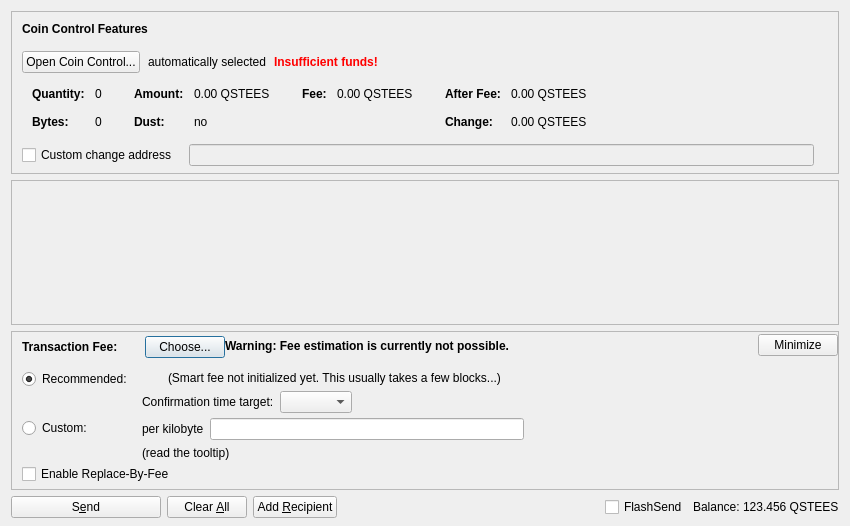
<?xml version="1.0" encoding="UTF-8"?>
<ui version="4.0">
 <class>SendCoinsDialog</class>
 <widget class="QDialog" name="SendCoinsDialog">
  <property name="geometry">
   <rect>
    <x>0</x>
    <y>0</y>
    <width>850</width>
    <height>526</height>
   </rect>
  </property>
  <property name="windowTitle">
   <string>Send Coins</string>
  </property>
  <layout class="QVBoxLayout" name="verticalLayout" stretch="0,1,0,0">
   <property name="bottomMargin">
    <number>8</number>
   </property>
   <item>
    <widget class="QFrame" name="frameCoinControl">
     <property name="sizePolicy">
      <sizepolicy hsizetype="Expanding" vsizetype="Expanding">
       <horstretch>0</horstretch>
       <verstretch>0</verstretch>
      </sizepolicy>
     </property>
     <property name="maximumSize">
      <size>
       <width>16777215</width>
       <height>16777215</height>
      </size>
     </property>
     <property name="frameShape">
      <enum>QFrame::StyledPanel</enum>
     </property>
     <property name="frameShadow">
      <enum>QFrame::Sunken</enum>
     </property>
     <layout class="QVBoxLayout" name="verticalLayoutCoinControl2">
      <property name="spacing">
       <number>0</number>
      </property>
      <property name="leftMargin">
       <number>0</number>
      </property>
      <property name="topMargin">
       <number>0</number>
      </property>
      <property name="rightMargin">
       <number>0</number>
      </property>
      <property name="bottomMargin">
       <number>6</number>
      </property>
      <item>
       <layout class="QVBoxLayout" name="verticalLayoutCoinControl" stretch="0,0,0,0,1">
        <property name="spacing">
         <number>0</number>
        </property>
        <property name="leftMargin">
         <number>10</number>
        </property>
        <property name="topMargin">
         <number>10</number>
        </property>
        <item>
         <layout class="QHBoxLayout" name="horizontalLayoutCoinControl1">
          <property name="bottomMargin">
           <number>15</number>
          </property>
          <item>
           <widget class="QLabel" name="labelCoinControlFeatures">
            <property name="sizePolicy">
             <sizepolicy hsizetype="Preferred" vsizetype="Maximum">
              <horstretch>0</horstretch>
              <verstretch>0</verstretch>
             </sizepolicy>
            </property>
            <property name="font">
             <font>
              <weight>75</weight>
              <bold>true</bold>
             </font>
            </property>
            <property name="styleSheet">
             <string notr="true">font-weight:bold;</string>
            </property>
            <property name="text">
             <string>Coin Control Features</string>
            </property>
           </widget>
          </item>
         </layout>
        </item>
        <item>
         <layout class="QHBoxLayout" name="horizontalLayoutCoinControl2" stretch="0,0,0,0">
          <property name="spacing">
           <number>8</number>
          </property>
          <property name="bottomMargin">
           <number>10</number>
          </property>
          <item>
           <widget class="QPushButton" name="pushButtonCoinControl">
            <property name="styleSheet">
             <string notr="true"/>
            </property>
            <property name="text">
             <string>Open Coin Control...</string>
            </property>
            <property name="autoDefault">
             <bool>false</bool>
            </property>
           </widget>
          </item>
          <item>
           <widget class="QLabel" name="labelCoinControlAutomaticallySelected">
            <property name="text">
             <string>automatically selected</string>
            </property>
            <property name="margin">
             <number>5</number>
            </property>
           </widget>
          </item>
          <item>
           <widget class="QLabel" name="labelCoinControlInsuffFunds">
            <property name="font">
             <font>
              <weight>75</weight>
              <bold>true</bold>
             </font>
            </property>
            <property name="styleSheet">
             <string notr="true">color:red;font-weight:bold;</string>
            </property>
            <property name="text">
             <string>Insufficient funds!</string>
            </property>
            <property name="margin">
             <number>5</number>
            </property>
           </widget>
          </item>
          <item>
           <spacer name="horizontalSpacerCoinControl">
            <property name="orientation">
             <enum>Qt::Horizontal</enum>
            </property>
            <property name="sizeHint" stdset="0">
             <size>
              <width>40</width>
              <height>1</height>
             </size>
            </property>
           </spacer>
          </item>
         </layout>
        </item>
        <item>
         <widget class="QWidget" name="widgetCoinControl" native="true">
          <property name="sizePolicy">
           <sizepolicy hsizetype="Preferred" vsizetype="Preferred">
            <horstretch>0</horstretch>
            <verstretch>0</verstretch>
           </sizepolicy>
          </property>
          <property name="minimumSize">
           <size>
            <width>0</width>
            <height>0</height>
           </size>
          </property>
          <property name="styleSheet">
           <string notr="true"/>
          </property>
          <layout class="QHBoxLayout" name="horizontalLayoutCoinControl5">
           <property name="leftMargin">
            <number>0</number>
           </property>
           <property name="topMargin">
            <number>0</number>
           </property>
           <property name="rightMargin">
            <number>0</number>
           </property>
           <property name="bottomMargin">
            <number>0</number>
           </property>
           <item>
            <layout class="QHBoxLayout" name="horizontalLayoutCoinControl3" stretch="0,0,0,1">
             <property name="spacing">
              <number>20</number>
             </property>
             <property name="topMargin">
              <number>0</number>
             </property>
             <property name="bottomMargin">
              <number>10</number>
             </property>
             <item>
              <layout class="QFormLayout" name="formLayoutCoinControl1">
               <property name="horizontalSpacing">
                <number>10</number>
               </property>
               <property name="verticalSpacing">
                <number>14</number>
               </property>
               <property name="leftMargin">
                <number>10</number>
               </property>
               <property name="topMargin">
                <number>4</number>
               </property>
               <property name="rightMargin">
                <number>6</number>
               </property>
               <item row="0" column="0">
                <widget class="QLabel" name="labelCoinControlQuantityText">
                 <property name="font">
                  <font>
                   <weight>75</weight>
                   <bold>true</bold>
                  </font>
                 </property>
                 <property name="text">
                  <string>Quantity:</string>
                 </property>
                 <property name="margin">
                  <number>0</number>
                 </property>
                </widget>
               </item>
               <item row="0" column="1">
                <widget class="QLabel" name="labelCoinControlQuantity">
                 <property name="cursor">
                  <cursorShape>IBeamCursor</cursorShape>
                 </property>
                 <property name="contextMenuPolicy">
                  <enum>Qt::ActionsContextMenu</enum>
                 </property>
                 <property name="text">
                  <string notr="true">0</string>
                 </property>
                 <property name="margin">
                  <number>0</number>
                 </property>
                 <property name="textInteractionFlags">
                  <set>Qt::LinksAccessibleByMouse|Qt::TextSelectableByKeyboard|Qt::TextSelectableByMouse</set>
                 </property>
                </widget>
               </item>
               <item row="1" column="0">
                <widget class="QLabel" name="labelCoinControlBytesText">
                 <property name="font">
                  <font>
                   <weight>75</weight>
                   <bold>true</bold>
                  </font>
                 </property>
                 <property name="text">
                  <string>Bytes:</string>
                 </property>
                </widget>
               </item>
               <item row="1" column="1">
                <widget class="QLabel" name="labelCoinControlBytes">
                 <property name="cursor">
                  <cursorShape>IBeamCursor</cursorShape>
                 </property>
                 <property name="contextMenuPolicy">
                  <enum>Qt::ActionsContextMenu</enum>
                 </property>
                 <property name="text">
                  <string notr="true">0</string>
                 </property>
                 <property name="textInteractionFlags">
                  <set>Qt::LinksAccessibleByMouse|Qt::TextSelectableByKeyboard|Qt::TextSelectableByMouse</set>
                 </property>
                </widget>
               </item>
              </layout>
             </item>
             <item>
              <layout class="QFormLayout" name="formLayoutCoinControl2">
               <property name="horizontalSpacing">
                <number>10</number>
               </property>
               <property name="verticalSpacing">
                <number>14</number>
               </property>
               <property name="leftMargin">
                <number>6</number>
               </property>
               <property name="topMargin">
                <number>4</number>
               </property>
               <property name="rightMargin">
                <number>6</number>
               </property>
               <item row="0" column="0">
                <widget class="QLabel" name="labelCoinControlAmountText">
                 <property name="font">
                  <font>
                   <weight>75</weight>
                   <bold>true</bold>
                  </font>
                 </property>
                 <property name="text">
                  <string>Amount:</string>
                 </property>
                 <property name="margin">
                  <number>0</number>
                 </property>
                </widget>
               </item>
               <item row="0" column="1">
                <widget class="QLabel" name="labelCoinControlAmount">
                 <property name="cursor">
                  <cursorShape>IBeamCursor</cursorShape>
                 </property>
                 <property name="contextMenuPolicy">
                  <enum>Qt::ActionsContextMenu</enum>
                 </property>
                 <property name="text">
                  <string notr="true">0.00 QSTEES</string>
                 </property>
                 <property name="textInteractionFlags">
                  <set>Qt::LinksAccessibleByMouse|Qt::TextSelectableByKeyboard|Qt::TextSelectableByMouse</set>
                 </property>
                </widget>
               </item>
               <item row="1" column="0">
                <widget class="QLabel" name="labelCoinControlLowOutputText">
                 <property name="font">
                  <font>
                   <weight>75</weight>
                   <bold>true</bold>
                  </font>
                 </property>
                 <property name="text">
                  <string>Dust:</string>
                 </property>
                </widget>
               </item>
               <item row="1" column="1">
                <widget class="QLabel" name="labelCoinControlLowOutput">
                 <property name="cursor">
                  <cursorShape>IBeamCursor</cursorShape>
                 </property>
                 <property name="contextMenuPolicy">
                  <enum>Qt::ActionsContextMenu</enum>
                 </property>
                 <property name="text">
                  <string notr="true">no</string>
                 </property>
                 <property name="textInteractionFlags">
                  <set>Qt::LinksAccessibleByMouse|Qt::TextSelectableByKeyboard|Qt::TextSelectableByMouse</set>
                 </property>
                </widget>
               </item>
              </layout>
             </item>
             <item>
              <layout class="QFormLayout" name="formLayoutCoinControl3">
               <property name="horizontalSpacing">
                <number>10</number>
               </property>
               <property name="verticalSpacing">
                <number>14</number>
               </property>
               <property name="leftMargin">
                <number>6</number>
               </property>
               <property name="topMargin">
                <number>4</number>
               </property>
               <property name="rightMargin">
                <number>6</number>
               </property>
               <item row="0" column="0">
                <widget class="QLabel" name="labelCoinControlFeeText">
                 <property name="font">
                  <font>
                   <weight>75</weight>
                   <bold>true</bold>
                  </font>
                 </property>
                 <property name="text">
                  <string>Fee:</string>
                 </property>
                 <property name="margin">
                  <number>0</number>
                 </property>
                </widget>
               </item>
               <item row="0" column="1">
                <widget class="QLabel" name="labelCoinControlFee">
                 <property name="cursor">
                  <cursorShape>IBeamCursor</cursorShape>
                 </property>
                 <property name="contextMenuPolicy">
                  <enum>Qt::ActionsContextMenu</enum>
                 </property>
                 <property name="text">
                  <string notr="true">0.00 QSTEES</string>
                 </property>
                 <property name="textInteractionFlags">
                  <set>Qt::LinksAccessibleByMouse|Qt::TextSelectableByKeyboard|Qt::TextSelectableByMouse</set>
                 </property>
                </widget>
               </item>
              </layout>
             </item>
             <item>
              <layout class="QFormLayout" name="formLayoutCoinControl4">
               <property name="horizontalSpacing">
                <number>10</number>
               </property>
               <property name="verticalSpacing">
                <number>14</number>
               </property>
               <property name="leftMargin">
                <number>6</number>
               </property>
               <property name="topMargin">
                <number>4</number>
               </property>
               <property name="rightMargin">
                <number>6</number>
               </property>
               <item row="0" column="0">
                <widget class="QLabel" name="labelCoinControlAfterFeeText">
                 <property name="font">
                  <font>
                   <weight>75</weight>
                   <bold>true</bold>
                  </font>
                 </property>
                 <property name="text">
                  <string>After Fee:</string>
                 </property>
                 <property name="margin">
                  <number>0</number>
                 </property>
                </widget>
               </item>
               <item row="0" column="1">
                <widget class="QLabel" name="labelCoinControlAfterFee">
                 <property name="cursor">
                  <cursorShape>IBeamCursor</cursorShape>
                 </property>
                 <property name="contextMenuPolicy">
                  <enum>Qt::ActionsContextMenu</enum>
                 </property>
                 <property name="text">
                  <string notr="true">0.00 QSTEES</string>
                 </property>
                 <property name="textInteractionFlags">
                  <set>Qt::LinksAccessibleByMouse|Qt::TextSelectableByKeyboard|Qt::TextSelectableByMouse</set>
                 </property>
                </widget>
               </item>
               <item row="1" column="0">
                <widget class="QLabel" name="labelCoinControlChangeText">
                 <property name="font">
                  <font>
                   <weight>75</weight>
                   <bold>true</bold>
                  </font>
                 </property>
                 <property name="text">
                  <string>Change:</string>
                 </property>
                </widget>
               </item>
               <item row="1" column="1">
                <widget class="QLabel" name="labelCoinControlChange">
                 <property name="cursor">
                  <cursorShape>IBeamCursor</cursorShape>
                 </property>
                 <property name="contextMenuPolicy">
                  <enum>Qt::ActionsContextMenu</enum>
                 </property>
                 <property name="text">
                  <string notr="true">0.00 QSTEES</string>
                 </property>
                 <property name="textInteractionFlags">
                  <set>Qt::LinksAccessibleByMouse|Qt::TextSelectableByKeyboard|Qt::TextSelectableByMouse</set>
                 </property>
                </widget>
               </item>
              </layout>
             </item>
            </layout>
           </item>
          </layout>
         </widget>
        </item>
        <item>
         <layout class="QHBoxLayout" name="horizontalLayoutCoinControl4" stretch="0,0,0">
          <property name="spacing">
           <number>12</number>
          </property>
          <property name="sizeConstraint">
           <enum>QLayout::SetDefaultConstraint</enum>
          </property>
          <property name="topMargin">
           <number>5</number>
          </property>
          <property name="rightMargin">
           <number>5</number>
          </property>
          <item>
           <widget class="QCheckBox" name="checkBoxCoinControlChange">
            <property name="toolTip">
             <string>If this is activated, but the change address is empty or invalid, change will be sent to a newly generated address.</string>
            </property>
            <property name="text">
             <string>Custom change address</string>
            </property>
           </widget>
          </item>
          <item>
           <widget class="QValidatedLineEdit" name="lineEditCoinControlChange">
            <property name="enabled">
             <bool>false</bool>
            </property>
            <property name="sizePolicy">
             <sizepolicy hsizetype="Expanding" vsizetype="Fixed">
              <horstretch>0</horstretch>
              <verstretch>0</verstretch>
             </sizepolicy>
            </property>
           </widget>
          </item>
          <item>
           <widget class="QLabel" name="labelCoinControlChangeLabel">
            <property name="sizePolicy">
             <sizepolicy hsizetype="Preferred" vsizetype="Expanding">
              <horstretch>0</horstretch>
              <verstretch>0</verstretch>
             </sizepolicy>
            </property>
            <property name="minimumSize">
             <size>
              <width>0</width>
              <height>0</height>
             </size>
            </property>
            <property name="text">
             <string/>
            </property>
            <property name="margin">
             <number>3</number>
            </property>
           </widget>
          </item>
         </layout>
        </item>
        <item>
         <spacer name="verticalSpacerCoinControl">
          <property name="orientation">
           <enum>Qt::Vertical</enum>
          </property>
          <property name="sizeHint" stdset="0">
           <size>
            <width>800</width>
            <height>1</height>
           </size>
          </property>
         </spacer>
        </item>
       </layout>
      </item>
     </layout>
    </widget>
   </item>
   <item>
    <widget class="QScrollArea" name="scrollArea">
     <property name="widgetResizable">
      <bool>true</bool>
     </property>
     <widget class="QWidget" name="scrollAreaWidgetContents">
      <property name="geometry">
       <rect>
        <x>0</x>
        <y>0</y>
        <width>830</width>
        <height>104</height>
       </rect>
      </property>
      <layout class="QVBoxLayout" name="verticalLayout_2" stretch="0,1">
       <property name="leftMargin">
        <number>0</number>
       </property>
       <property name="topMargin">
        <number>0</number>
       </property>
       <property name="rightMargin">
        <number>0</number>
       </property>
       <property name="bottomMargin">
        <number>0</number>
       </property>
       <item>
        <layout class="QVBoxLayout" name="entries">
         <property name="spacing">
          <number>6</number>
         </property>
        </layout>
       </item>
       <item>
        <spacer name="verticalSpacer">
         <property name="orientation">
          <enum>Qt::Vertical</enum>
         </property>
         <property name="sizeHint" stdset="0">
          <size>
           <width>20</width>
           <height>40</height>
          </size>
         </property>
        </spacer>
       </item>
      </layout>
     </widget>
    </widget>
   </item>
   <item>
    <widget class="QFrame" name="frameFee">
     <property name="sizePolicy">
      <sizepolicy hsizetype="Expanding" vsizetype="Expanding">
       <horstretch>0</horstretch>
       <verstretch>0</verstretch>
      </sizepolicy>
     </property>
     <property name="maximumSize">
      <size>
       <width>16777215</width>
       <height>16777215</height>
      </size>
     </property>
     <property name="frameShape">
      <enum>QFrame::StyledPanel</enum>
     </property>
     <property name="frameShadow">
      <enum>QFrame::Sunken</enum>
     </property>
     <layout class="QVBoxLayout" name="verticalLayoutFee1">
      <property name="spacing">
       <number>0</number>
      </property>
      <property name="leftMargin">
       <number>0</number>
      </property>
      <property name="topMargin">
       <number>0</number>
      </property>
      <property name="rightMargin">
       <number>0</number>
      </property>
      <property name="bottomMargin">
       <number>0</number>
      </property>
      <item>
       <layout class="QVBoxLayout" name="verticalLayoutFee2" stretch="0,0,0">
        <property name="spacing">
         <number>0</number>
        </property>
        <property name="leftMargin">
         <number>10</number>
        </property>
        <property name="topMargin">
         <number>0</number>
        </property>
        <item>
         <layout class="QHBoxLayout" name="horizontalLayoutFee1">
          <property name="bottomMargin">
           <number>0</number>
          </property>
          <item>
           <layout class="QVBoxLayout" name="verticalLayoutFee7">
            <property name="spacing">
             <number>0</number>
            </property>
            <item>
             <spacer name="verticalSpacerSmartFee">
              <property name="orientation">
               <enum>Qt::Vertical</enum>
              </property>
              <property name="sizeType">
               <enum>QSizePolicy::Fixed</enum>
              </property>
              <property name="sizeHint" stdset="0">
               <size>
                <width>1</width>
                <height>4</height>
               </size>
              </property>
             </spacer>
            </item>
            <item>
             <layout class="QHBoxLayout" name="horizontalLayoutSmartFee">
              <property name="spacing">
               <number>10</number>
              </property>
              <item>
               <widget class="QLabel" name="labelFeeHeadline">
                <property name="sizePolicy">
                 <sizepolicy hsizetype="Preferred" vsizetype="Maximum">
                  <horstretch>0</horstretch>
                  <verstretch>0</verstretch>
                 </sizepolicy>
                </property>
                <property name="font">
                 <font>
                  <weight>75</weight>
                  <bold>true</bold>
                 </font>
                </property>
                <property name="styleSheet">
                 <string notr="true">font-weight:bold;</string>
                </property>
                <property name="text">
                 <string>Transaction Fee:</string>
                </property>
               </widget>
              </item>
              <item>
               <widget class="QLabel" name="labelFeeMinimized">
                <property name="text">
                 <string/>
                </property>
               </widget>
              </item>
              <item>
               <widget class="QPushButton" name="buttonChooseFee">
                <property name="text">
                 <string>Choose...</string>
                </property>
               </widget>
              </item>
             </layout>
            </item>
            <item>
             <spacer name="verticalSpacer_5">
              <property name="orientation">
               <enum>Qt::Vertical</enum>
              </property>
              <property name="sizeHint" stdset="0">
               <size>
                <width>1</width>
                <height>1</height>
               </size>
              </property>
             </spacer>
            </item>
           </layout>
          </item>
          <item>
           <widget class="QLabel" name="fallbackFeeWarningLabel">
            <property name="font">
             <font>
              <weight>75</weight>
              <bold>true</bold>
             </font>
            </property>
            <property name="toolTip">
             <string>Using the fallbackfee can result in sending a transaction that will take several hours or days (or never) to confirm. Consider choosing your fee manually or wait until you have validated the complete chain.</string>
            </property>
            <property name="text">
             <string>Warning: Fee estimation is currently not possible.</string>
            </property>
            <property name="wordWrap">
             <bool>false</bool>
            </property>
           </widget>
          </item>
          <item>
           <spacer name="horizontalSpacer_4">
            <property name="orientation">
             <enum>Qt::Horizontal</enum>
            </property>
            <property name="sizeType">
             <enum>QSizePolicy::MinimumExpanding</enum>
            </property>
            <property name="sizeHint" stdset="0">
             <size>
              <width>40</width>
              <height>20</height>
             </size>
            </property>
           </spacer>
          </item>
          <item>
           <widget class="QPushButton" name="buttonMinimizeFee">
            <property name="toolTip">
             <string>collapse fee-settings</string>
            </property>
            <property name="text">
             <string>Minimize</string>
            </property>
           </widget>
          </item>
         </layout>
        </item>
        <item>
         <widget class="QFrame" name="frameFeeSelection">
          <layout class="QVBoxLayout" name="verticalLayoutFee12">
           <property name="spacing">
            <number>0</number>
           </property>
           <property name="leftMargin">
            <number>0</number>
           </property>
           <property name="topMargin">
            <number>0</number>
           </property>
           <property name="rightMargin">
            <number>0</number>
           </property>
           <property name="bottomMargin">
            <number>0</number>
           </property>
           <item>
            <layout class="QGridLayout" name="gridLayoutFee">
             <property name="topMargin">
              <number>10</number>
             </property>
             <property name="bottomMargin">
              <number>4</number>
             </property>
             <property name="horizontalSpacing">
              <number>10</number>
             </property>
             <property name="verticalSpacing">
              <number>4</number>
             </property>
             <item row="1" column="1">
              <layout class="QVBoxLayout" name="verticalLayoutFee8">
               <property name="spacing">
                <number>6</number>
               </property>
               <item>
                <layout class="QHBoxLayout" name="horizontalLayoutFee13">
                 <item>
                  <widget class="QLabel" name="labelCustomPerKilobyte">
                   <property name="toolTip">
                    <string>Specify a custom fee per kB (1,000 bytes) of the transaction's virtual size.

Note:  Qsteesce the fee is calculated on a per-byte basis, a fee of &quot;100 satoshis per kB&quot; for a transaction size of 500 bytes (half of 1 kB) would ultimately yield a fee of only 50 satoshis.</string>
                   </property>
                   <property name="text">
                    <string>per kilobyte</string>
                   </property>
                  </widget>
                 </item>
                 <item>
                  <widget class="QSTEESAmountField" name="customFee"/>
                 </item>
                 <item>
                  <spacer name="horizontalSpacer_6">
                   <property name="orientation">
                    <enum>Qt::Horizontal</enum>
                   </property>
                   <property name="sizeHint" stdset="0">
                    <size>
                     <width>1</width>
                     <height>1</height>
                    </size>
                   </property>
                  </spacer>
                 </item>
                </layout>
               </item>
               <item>
                <layout class="QHBoxLayout" name="horizontalLayoutFee8">
                 <item>
                  <widget class="QLabel" name="labelMinFeeWarning">
                   <property name="enabled">
                    <bool>true</bool>
                   </property>
                   <property name="toolTip">
                    <string>Paying only the minimum fee is just fine as long as there is less transaction volume than space in the blocks. But be aware that this can end up in a never confirming transaction once there is more demand for qstees transactions than the network can process.</string>
                   </property>
                   <property name="text">
                    <string>(read the tooltip)</string>
                   </property>
                  </widget>
                 </item>
                 <item>
                  <spacer name="horizontalSpacer_2">
                   <property name="orientation">
                    <enum>Qt::Horizontal</enum>
                   </property>
                   <property name="sizeHint" stdset="0">
                    <size>
                     <width>1</width>
                     <height>1</height>
                    </size>
                   </property>
                  </spacer>
                 </item>
                </layout>
               </item>
              </layout>
             </item>
             <item row="0" column="0">
              <layout class="QVBoxLayout" name="verticalLayoutFee4" stretch="0,1">
               <item>
                <widget class="QRadioButton" name="radioSmartFee">
                 <property name="text">
                  <string>Recommended:</string>
                 </property>
                 <property name="checked">
                  <bool>true</bool>
                 </property>
                 <attribute name="buttonGroup">
                  <string notr="true">groupFee</string>
                 </attribute>
                </widget>
               </item>
               <item>
                <spacer name="verticalSpacer_2">
                 <property name="orientation">
                  <enum>Qt::Vertical</enum>
                 </property>
                 <property name="sizeHint" stdset="0">
                  <size>
                   <width>1</width>
                   <height>1</height>
                  </size>
                 </property>
                </spacer>
               </item>
              </layout>
             </item>
             <item row="1" column="0">
              <layout class="QVBoxLayout" name="verticalLayoutFee9" stretch="0,1">
               <item>
                <widget class="QRadioButton" name="radioCustomFee">
                 <property name="text">
                  <string>Custom:</string>
                 </property>
                 <attribute name="buttonGroup">
                  <string notr="true">groupFee</string>
                 </attribute>
                </widget>
               </item>
               <item>
                <spacer name="verticalSpacer_6">
                 <property name="orientation">
                  <enum>Qt::Vertical</enum>
                 </property>
                 <property name="sizeHint" stdset="0">
                  <size>
                   <width>1</width>
                   <height>1</height>
                  </size>
                 </property>
                </spacer>
               </item>
              </layout>
             </item>
             <item row="0" column="1">
              <layout class="QVBoxLayout" name="verticalLayoutFee3" stretch="0,0,1">
               <property name="spacing">
                <number>6</number>
               </property>
               <property name="topMargin">
                <number>2</number>
               </property>
               <item>
                <layout class="QHBoxLayout" name="horizontalLayoutFee12">
                 <item>
                  <widget class="QLabel" name="labelSmartFee">
                   <property name="text">
                    <string/>
                   </property>
                  </widget>
                 </item>
                 <item>
                  <widget class="QLabel" name="labelFeeEstimation">
                   <property name="text">
                    <string/>
                   </property>
                  </widget>
                 </item>
                 <item>
                  <widget class="QLabel" name="labelSmartFee2">
                   <property name="text">
                    <string>(Smart fee not initialized yet. This usually takes a few blocks...)</string>
                   </property>
                  </widget>
                 </item>
                 <item>
                  <spacer name="horizontalSpacer_5">
                   <property name="orientation">
                    <enum>Qt::Horizontal</enum>
                   </property>
                   <property name="sizeHint" stdset="0">
                    <size>
                     <width>1</width>
                     <height>1</height>
                    </size>
                   </property>
                  </spacer>
                 </item>
                </layout>
               </item>
               <item>
                <layout class="QHBoxLayout" name="horizontalLayoutFee9">
                 <item>
                  <layout class="QVBoxLayout" name="verticalLayoutFee6">
                   <item>
                    <widget class="QLabel" name="labelSmartFee3">
                     <property name="text">
                      <string>Confirmation time target:</string>
                     </property>
                    </widget>
                   </item>
                  </layout>
                 </item>
                 <item>
                  <layout class="QVBoxLayout" name="verticalLayoutFee5">
                   <property name="rightMargin">
                    <number>30</number>
                   </property>
                   <item>
                    <layout class="QHBoxLayout" name="horizontalLayoutConfTarget">
                     <property name="bottomMargin">
                      <number>0</number>
                     </property>
                     <item>
                      <widget class="QComboBox" name="confTargetSelector"/>
                     </item>
                     <item>
                      <spacer name="horizontalSpacerConfTarget">
                       <property name="orientation">
                        <enum>Qt::Horizontal</enum>
                       </property>
                       <property name="sizeHint" stdset="0">
                        <size>
                         <width>40</width>
                         <height>20</height>
                        </size>
                       </property>
                      </spacer>
                     </item>
                    </layout>
                   </item>
                  </layout>
                 </item>
                </layout>
               </item>
               <item>
                <spacer name="verticalSpacer_4">
                 <property name="orientation">
                  <enum>Qt::Vertical</enum>
                 </property>
                 <property name="sizeHint" stdset="0">
                  <size>
                   <width>1</width>
                   <height>1</height>
                  </size>
                 </property>
                </spacer>
               </item>
              </layout>
             </item>
            </layout>
           </item>
           <item>
            <widget class="QCheckBox" name="optInRBF">
             <property name="toolTip">
              <string>With Replace-By-Fee (BIP-125) you can increase a transaction's fee after it is sent. Without this, a higher fee may be recommended to compensate for increased transaction delay risk.</string>
             </property>
             <property name="text">
              <string>Enable Replace-By-Fee</string>
             </property>
            </widget>
           </item>
          </layout>
         </widget>
        </item>
        <item>
         <spacer name="verticalSpacerFee">
          <property name="orientation">
           <enum>Qt::Vertical</enum>
          </property>
          <property name="sizeHint" stdset="0">
           <size>
            <width>40</width>
            <height>5</height>
           </size>
          </property>
         </spacer>
        </item>
       </layout>
      </item>
     </layout>
    </widget>
   </item>
   <item>
    <layout class="QHBoxLayout" name="horizontalLayout">
     <item>
      <widget class="QPushButton" name="sendButton">
       <property name="minimumSize">
        <size>
         <width>150</width>
         <height>0</height>
        </size>
       </property>
       <property name="toolTip">
        <string>Confirm the send action</string>
       </property>
       <property name="text">
        <string>S&amp;end</string>
       </property>
       <property name="icon">
        <iconset>
         <normaloff>../../../../../../Desktop/UI DarkBlue v01/Resources/icons/drkblue/send1.png</normaloff>../../../../../../Desktop/UI DarkBlue v01/Resources/icons/drkblue/send1.png</iconset>
       </property>
       <property name="autoDefault">
        <bool>false</bool>
       </property>
       <property name="default">
        <bool>false</bool>
       </property>
      </widget>
     </item>
     <item>
      <widget class="QPushButton" name="clearButton">
       <property name="sizePolicy">
        <sizepolicy hsizetype="Minimum" vsizetype="Fixed">
         <horstretch>0</horstretch>
         <verstretch>0</verstretch>
        </sizepolicy>
       </property>
       <property name="toolTip">
        <string>Clear all fields of the form.</string>
       </property>
       <property name="text">
        <string>Clear &amp;All</string>
       </property>
       <property name="icon">
        <iconset>
         <normaloff>:/icons/remove</normaloff>:/icons/remove</iconset>
       </property>
       <property name="autoDefault">
        <bool>false</bool>
       </property>
      </widget>
     </item>
     <item>
      <widget class="QPushButton" name="addButton">
       <property name="toolTip">
        <string>Send to multiple recipients at once</string>
       </property>
       <property name="text">
        <string>Add &amp;Recipient</string>
       </property>
       <property name="icon">
        <iconset>
         <normaloff>:/icons/add</normaloff>:/icons/add</iconset>
       </property>
       <property name="autoDefault">
        <bool>false</bool>
       </property>
      </widget>
     </item>
     <item>
      <spacer name="horizontalSpacer">
       <property name="orientation">
        <enum>Qt::Horizontal</enum>
       </property>
       <property name="sizeHint" stdset="0">
        <size>
         <width>40</width>
         <height>20</height>
        </size>
       </property>
      </spacer>
     </item>
     <item>
      <layout class="QHBoxLayout" name="horizontalLayout_2">
       <property name="spacing">
        <number>3</number>
       </property>
       <item>
        <widget class="QCheckBox" name="checkUseInstantSend">
         <property name="enabled">
          <bool>true</bool>
         </property>
         <property name="minimumSize">
          <size>
           <width>85</width>
           <height>0</height>
          </size>
         </property>
         <property name="text">
          <string>FlashSend</string>
         </property>
        </widget>
       </item>
       <item>
        <widget class="QLabel" name="label">
         <property name="sizePolicy">
          <sizepolicy hsizetype="Preferred" vsizetype="Fixed">
           <horstretch>0</horstretch>
           <verstretch>0</verstretch>
          </sizepolicy>
         </property>
         <property name="text">
          <string>Balance:</string>
         </property>
        </widget>
       </item>
       <item>
        <widget class="QLabel" name="labelBalance">
         <property name="sizePolicy">
          <sizepolicy hsizetype="Preferred" vsizetype="Fixed">
           <horstretch>0</horstretch>
           <verstretch>0</verstretch>
          </sizepolicy>
         </property>
         <property name="cursor">
          <cursorShape>IBeamCursor</cursorShape>
         </property>
         <property name="text">
          <string notr="true">123.456 QSTEES</string>
         </property>
         <property name="textInteractionFlags">
          <set>Qt::LinksAccessibleByMouse|Qt::TextSelectableByKeyboard|Qt::TextSelectableByMouse</set>
         </property>
        </widget>
       </item>
      </layout>
     </item>
    </layout>
   </item>
  </layout>
 </widget>
 <customwidgets>
  <customwidget>
   <class>QValidatedLineEdit</class>
   <extends>QLineEdit</extends>
   <header>qt/qvalidatedlineedit.h</header>
  </customwidget>
  <customwidget>
   <class>QSTEESAmountField</class>
   <extends>QLineEdit</extends>
   <header>qt/qsteesamountfield.h</header>
   <container>1</container>
  </customwidget>
 </customwidgets>
 <resources>
  <include location="../qstees.qrc"/>
 </resources>
 <connections/>
 <buttongroups>
  <buttongroup name="groupFee"/>
 </buttongroups>
</ui>
